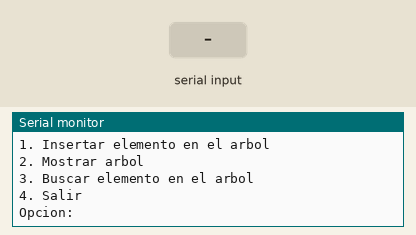
The program below on a simulated Arduino Uno, built with avr-gcc and run on an emulated ATmega328P. On the bench: the last lines printed to the serial monitor. Inputs (shaded band) come from the test bench.

Above: at 0.8 s.
0.9 s: "90,45,200\n" received over Serial
At 1.13 s:
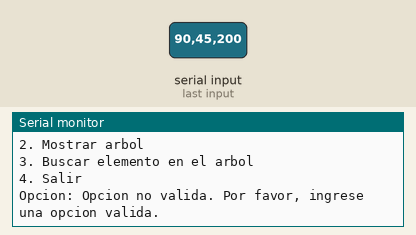
2.5 s: "1\n" received over Serial
At 2.8 s:
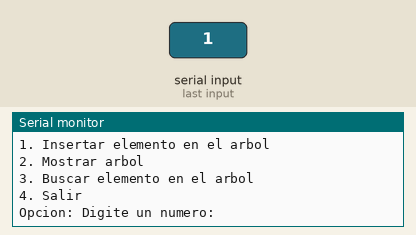
4.0 s: "2\n" received over Serial
At 5.42 s:
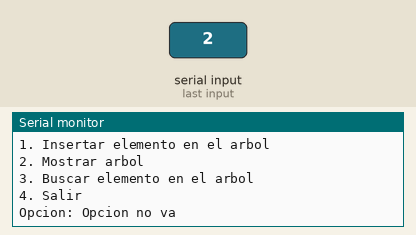
5.5 s: "30,150,10\n" received over Serial
At 5.91 s:
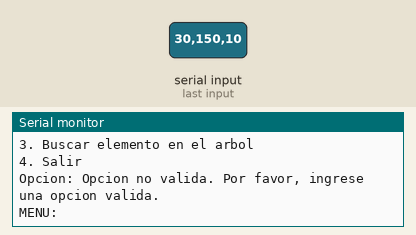
7.0 s: "3\n" received over Serial
At 7.6 s:
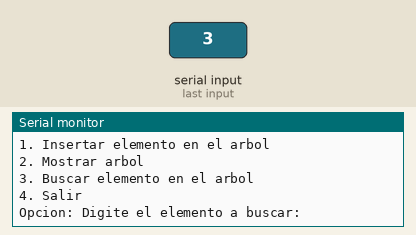
9.5 s: "1,90\n" received over Serial
At 10.63 s:
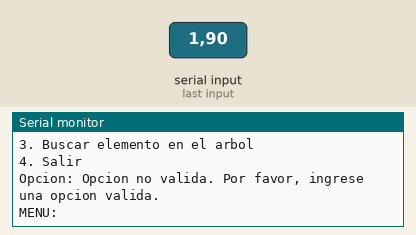

Measured:
- after the input at 0.9 s, the serial monitor: prints a new line at once (image 1)
- after the input at 2.5 s, the serial monitor: prints a new line at once (image 2)
- after the input at 4.0 s, the serial monitor: prints a new line at once (image 3)
- after the input at 5.5 s, the serial monitor: prints a new line at once (image 4)
- after the input at 7.0 s, the serial monitor: prints a new line after 0.12 s (image 5)
- after the input at 9.5 s, the serial monitor: prints a new line at once (image 6)

The program:

main.cpp
```cpp
#include <Arduino.h>

struct NodoArbol {
  int dato;
  NodoArbol* izquierdo;
  NodoArbol* derecho;
};

NodoArbol* arbol = NULL; // Declarar el árbol globalmente

void insertarArbol(NodoArbol*&, int);
void mostrarArbol(NodoArbol*);
bool buscarArbol(NodoArbol*, int);

void setup() {
  Serial.begin(9600);
  menu();
}

void menu() {
  int opcion, dato;
  do {
    Serial.println("MENU:");
    Serial.println("1. Insertar elemento en el arbol");
    Serial.println("2. Mostrar arbol");
    Serial.println("3. Buscar elemento en el arbol");
    Serial.println("4. Salir");
    Serial.print("Opcion: ");
    while (!Serial.available());

    opcion = Serial.parseInt();

    switch (opcion) {
      case 1:
        Serial.println("Digite un numero: ");
        while (!Serial.available());
        dato = Serial.parseInt();
        insertarArbol(arbol, dato);
        break;

      case 2:
        mostrarArbol(arbol);
        break;

      case 3:
        Serial.println("Digite el elemento a buscar: ");
        while (!Serial.available());
        dato = Serial.parseInt();
        if (buscarArbol(arbol, dato)) {
          Serial.println("El elemento " + String(dato) + " se encuentra en el arbol.");
        } else {
          Serial.println("El elemento " + String(dato) + " no se encuentra en el arbol.");
        }
        break;

      case 4:
        break;

      default:
        Serial.println("Opcion no valida. Por favor, ingrese una opcion valida.");
        break;
    }
  } while (opcion != 4);
}

void insertarArbol(NodoArbol*& arbol, int n) {
  if (arbol == NULL) {
    NodoArbol* nuevo_nodo = new NodoArbol();
    nuevo_nodo->dato = n;
    nuevo_nodo->izquierdo = NULL;
    nuevo_nodo->derecho = NULL;
    arbol = nuevo_nodo;
  } else {
    if (n < arbol->dato) {
      insertarArbol(arbol->izquierdo, n);
    } else {
      insertarArbol(arbol->derecho, n);
    }
  }
}

void mostrarArbol(NodoArbol* arbol) {
  if (arbol != NULL) {
    mostrarArbol(arbol->izquierdo);
    Serial.println(arbol->dato);
    mostrarArbol(arbol->derecho);
  }
}

bool buscarArbol(NodoArbol* arbol, int elemento) {
  if (arbol == NULL) {
    return false;
  }
  if (arbol->dato == elemento) {
    return true;
  }
  if (elemento < arbol->dato) {
    return buscarArbol(arbol->izquierdo, elemento);
  } else {
    return buscarArbol(arbol->derecho, elemento);
  }
}

void loop() {

}
```
